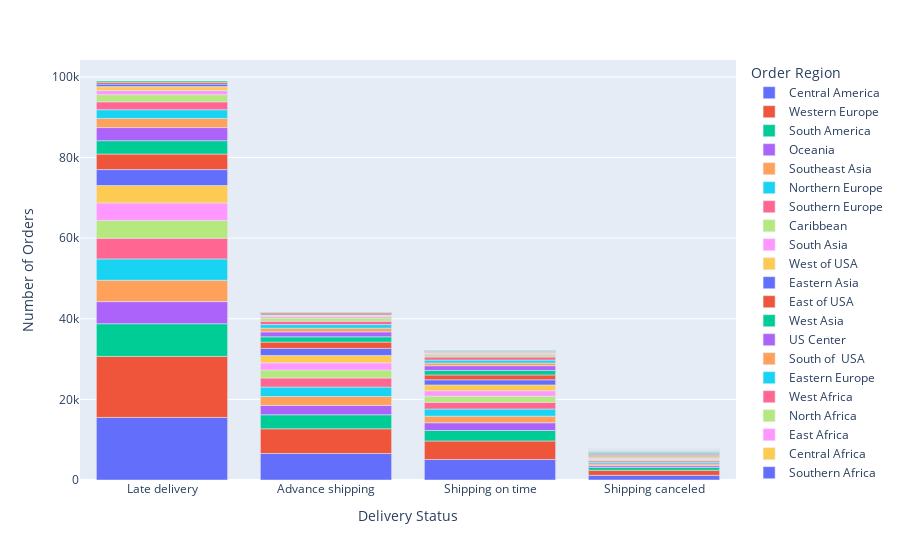

Write notebook code for a chart like this one.
### Code cell
data_delivery_status_region=df1.groupby(['Delivery Status', 'Order Region'])['Order Id'].count().reset_index(name='Number of Orders').sort_values(by= 'Number of Orders', ascending= False)
px.bar(data_delivery_status_region, x='Delivery Status', y='Number of Orders'  , color='Order Region',
      )

### Figure 1 — Plotly figure (JSON) as saved in the notebook; plotly's stock layout.template omitted (floating-point values rounded to 4 significant figures)
{"data": [{"alignmentgroup": "True", "hovertemplate": "Order Region=Central America<br>Delivery Status=%{x}<br>Number of Orders=%{y}<extra></extra>", "legendgroup": "Central America", "marker": {"color": "#636efa", "pattern": {"shape": ""}}, "name": "Central America", "offsetgroup": "Central America", "orientation": "v", "showlegend": true, "textposition": "auto", "type": "bar", "x": ["Late delivery", "Advance shipping", "Shipping on time", "Shipping canceled"], "xaxis": "x", "y": [15518, 6566, 5090, 1167], "yaxis": "y"}, {"alignmentgroup": "True", "hovertemplate": "Order Region=Western Europe<br>Delivery Status=%{x}<br>Number of Orders=%{y}<extra></extra>", "legendgroup": "Western Europe", "marker": {"color": "#EF553B", "pattern": {"shape": ""}}, "name": "Western Europe", "offsetgroup": "Western Europe", "orientation": "v", "showlegend": true, "textposition": "auto", "type": "bar", "x": ["Late delivery", "Advance shipping", "Shipping on time", "Shipping canceled"], "xaxis": "x", "y": [15140, 6138, 4589, 1242], "yaxis": "y"}, {"alignmentgroup": "True", "hovertemplate": "Order Region=South America<br>Delivery Status=%{x}<br>Number of Orders=%{y}<extra></extra>", "legendgroup": "South America", "marker": {"color": "#00cc96", "pattern": {"shape": ""}}, "name": "South America", "offsetgroup": "South America", "orientation": "v", "showlegend": true, "textposition": "auto", "type": "bar", "x": ["Late delivery", "Advance shipping", "Shipping on time", "Shipping canceled"], "xaxis": "x", "y": [8111, 3476, 2597, 751], "yaxis": "y"}, {"alignmentgroup": "True", "hovertemplate": "Order Region=Oceania<br>Delivery Status=%{x}<br>Number of Orders=%{y}<extra></extra>", "legendgroup": "Oceania", "marker": {"color": "#ab63fa", "pattern": {"shape": ""}}, "name": "Oceania", "offsetgroup": "Oceania", "orientation": "v", "showlegend": true, "textposition": "auto", "type": "bar", "x": ["Late delivery", "Advance shipping", "Shipping on time", "Shipping canceled"], "xaxis": "x", "y": [5482, 2324, 1927, 415], "yaxis": "y"}, {"alignmentgroup": "True", "hovertemplate": "Order Region=Southeast Asia<br>Delivery Status=%{x}<br>Number of Orders=%{y}<extra></extra>", "legendgroup": "Southeast Asia", "marker": {"color": "#FFA15A", "pattern": {"shape": ""}}, "name": "Southeast Asia", "offsetgroup": "Southeast Asia", "orientation": "v", "showlegend": true, "textposition": "auto", "type": "bar", "x": ["Late delivery", "Advance shipping", "Shipping on time", "Shipping canceled"], "xaxis": "x", "y": [5297, 2208, 1631, 403], "yaxis": "y"}, {"alignmentgroup": "True", "hovertemplate": "Order Region=Northern Europe<br>Delivery Status=%{x}<br>Number of Orders=%{y}<extra></extra>", "legendgroup": "Northern Europe", "marker": {"color": "#19d3f3", "pattern": {"shape": ""}}, "name": "Northern Europe", "offsetgroup": "Northern Europe", "orientation": "v", "showlegend": true, "textposition": "auto", "type": "bar", "x": ["Late delivery", "Advance shipping", "Shipping on time", "Shipping canceled"], "xaxis": "x", "y": [5292, 2341, 1775, 384], "yaxis": "y"}, {"alignmentgroup": "True", "hovertemplate": "Order Region=Southern Europe<br>Delivery Status=%{x}<br>Number of Orders=%{y}<extra></extra>", "legendgroup": "Southern Europe", "marker": {"color": "#FF6692", "pattern": {"shape": ""}}, "name": "Southern Europe", "offsetgroup": "Southern Europe", "orientation": "v", "showlegend": true, "textposition": "auto", "type": "bar", "x": ["Late delivery", "Advance shipping", "Shipping on time", "Shipping canceled"], "xaxis": "x", "y": [5129, 2246, 1655, 401], "yaxis": "y"}, {"alignmentgroup": "True", "hovertemplate": "Order Region=Caribbean<br>Delivery Status=%{x}<br>Number of Orders=%{y}<extra></extra>", "legendgroup": "Caribbean", "marker": {"color": "#B6E880", "pattern": {"shape": ""}}, "name": "Caribbean", "offsetgroup": "Caribbean", "orientation": "v", "showlegend": true, "textposition": "auto", "type": "bar", "x": ["Late delivery", "Advance shipping", "Shipping on time", "Shipping canceled"], "xaxis": "x", "y": [4415, 1997, 1539, 367], "yaxis": "y"}, {"alignmentgroup": "True", "hovertemplate": "Order Region=South Asia<br>Delivery Status=%{x}<br>Number of Orders=%{y}<extra></extra>", "legendgroup": "South Asia", "marker": {"color": "#FF97FF", "pattern": {"shape": ""}}, "name": "South Asia", "offsetgroup": "South Asia", "orientation": "v", "showlegend": true, "textposition": "auto", "type": "bar", "x": ["Late delivery", "Advance shipping", "Shipping on time", "Shipping canceled"], "xaxis": "x", "y": [4350, 1765, 1340, 276], "yaxis": "y"}, {"alignmentgroup": "True", "hovertemplate": "Order Region=West of USA <br>Delivery Status=%{x}<br>Number of Orders=%{y}<extra></extra>", "legendgroup": "West of USA ", "marker": {"color": "#FECB52", "pattern": {"shape": ""}}, "name": "West of USA ", "offsetgroup": "West of USA ", "orientation": "v", "showlegend": true, "textposition": "auto", "type": "bar", "x": ["Late delivery", "Advance shipping", "Shipping on time", "Shipping canceled"], "xaxis": "x", "y": [4313, 1835, 1447, 398], "yaxis": "y"}, {"alignmentgroup": "True", "hovertemplate": "Order Region=Eastern Asia<br>Delivery Status=%{x}<br>Number of Orders=%{y}<extra></extra>", "legendgroup": "Eastern Asia", "marker": {"color": "#636efa", "pattern": {"shape": ""}}, "name": "Eastern Asia", "offsetgroup": "Eastern Asia", "orientation": "v", "showlegend": true, "textposition": "auto", "type": "bar", "x": ["Late delivery", "Advance shipping", "Shipping on time", "Shipping canceled"], "xaxis": "x", "y": [3955, 1754, 1264, 307], "yaxis": "y"}, {"alignmentgroup": "True", "hovertemplate": "Order Region=East of USA<br>Delivery Status=%{x}<br>Number of Orders=%{y}<extra></extra>", "legendgroup": "East of USA", "marker": {"color": "#EF553B", "pattern": {"shape": ""}}, "name": "East of USA", "offsetgroup": "East of USA", "orientation": "v", "showlegend": true, "textposition": "auto", "type": "bar", "x": ["Late delivery", "Advance shipping", "Shipping on time", "Shipping canceled"], "xaxis": "x", "y": [3849, 1560, 1208, 298], "yaxis": "y"}, {"alignmentgroup": "True", "hovertemplate": "Order Region=West Asia<br>Delivery Status=%{x}<br>Number of Orders=%{y}<extra></extra>", "legendgroup": "West Asia", "marker": {"color": "#00cc96", "pattern": {"shape": ""}}, "name": "West Asia", "offsetgroup": "West Asia", "orientation": "v", "showlegend": true, "textposition": "auto", "type": "bar", "x": ["Late delivery", "Advance shipping", "Shipping on time", "Shipping canceled"], "xaxis": "x", "y": [3322, 1310, 1114, 263], "yaxis": "y"}, {"alignmentgroup": "True", "hovertemplate": "Order Region=US Center <br>Delivery Status=%{x}<br>Number of Orders=%{y}<extra></extra>", "legendgroup": "US Center ", "marker": {"color": "#ab63fa", "pattern": {"shape": ""}}, "name": "US Center ", "offsetgroup": "US Center ", "orientation": "v", "showlegend": true, "textposition": "auto", "type": "bar", "x": ["Late delivery", "Advance shipping", "Shipping on time", "Shipping canceled"], "xaxis": "x", "y": [3252, 1227, 1174, 234], "yaxis": "y"}, {"alignmentgroup": "True", "hovertemplate": "Order Region=South of  USA <br>Delivery Status=%{x}<br>Number of Orders=%{y}<extra></extra>", "legendgroup": "South of  USA ", "marker": {"color": "#FFA15A", "pattern": {"shape": ""}}, "name": "South of  USA ", "offsetgroup": "South of  USA ", "orientation": "v", "showlegend": true, "textposition": "auto", "type": "bar", "x": ["Late delivery", "Advance shipping", "Shipping on time", "Shipping canceled"], "xaxis": "x", "y": [2256, 927, 672, 190], "yaxis": "y"}, {"alignmentgroup": "True", "hovertemplate": "Order Region=Eastern Europe<br>Delivery Status=%{x}<br>Number of Orders=%{y}<extra></extra>", "legendgroup": "Eastern Europe", "marker": {"color": "#19d3f3", "pattern": {"shape": ""}}, "name": "Eastern Europe", "offsetgroup": "Eastern Europe", "orientation": "v", "showlegend": true, "textposition": "auto", "type": "bar", "x": ["Late delivery", "Advance shipping", "Shipping on time", "Shipping canceled"], "xaxis": "x", "y": [2182, 879, 724, 135], "yaxis": "y"}, {"alignmentgroup": "True", "hovertemplate": "Order Region=West Africa<br>Delivery Status=%{x}<br>Number of Orders=%{y}<extra></extra>", "legendgroup": "West Africa", "marker": {"color": "#FF6692", "pattern": {"shape": ""}}, "name": "West Africa", "offsetgroup": "West Africa", "orientation": "v", "showlegend": true, "textposition": "auto", "type": "bar", "x": ["Late delivery", "Advance shipping", "Shipping on time", "Shipping canceled"], "xaxis": "x", "y": [1953, 849, 769, 125], "yaxis": "y"}, {"alignmentgroup": "True", "hovertemplate": "Order Region=North Africa<br>Delivery Status=%{x}<br>Number of Orders=%{y}<extra></extra>", "legendgroup": "North Africa", "marker": {"color": "#B6E880", "pattern": {"shape": ""}}, "name": "North Africa", "offsetgroup": "North Africa", "orientation": "v", "showlegend": true, "textposition": "auto", "type": "bar", "x": ["Late delivery", "Advance shipping", "Shipping on time", "Shipping canceled"], "xaxis": "x", "y": [1762, 760, 564, 146], "yaxis": "y"}, {"alignmentgroup": "True", "hovertemplate": "Order Region=East Africa<br>Delivery Status=%{x}<br>Number of Orders=%{y}<extra></extra>", "legendgroup": "East Africa", "marker": {"color": "#FF97FF", "pattern": {"shape": ""}}, "name": "East Africa", "offsetgroup": "East Africa", "orientation": "v", "showlegend": true, "textposition": "auto", "type": "bar", "x": ["Late delivery", "Advance shipping", "Shipping on time", "Shipping canceled"], "xaxis": "x", "y": [1036, 399, 346, 71], "yaxis": "y"}, {"alignmentgroup": "True", "hovertemplate": "Order Region=Central Africa<br>Delivery Status=%{x}<br>Number of Orders=%{y}<extra></extra>", "legendgroup": "Central Africa", "marker": {"color": "#FECB52", "pattern": {"shape": ""}}, "name": "Central Africa", "offsetgroup": "Central Africa", "orientation": "v", "showlegend": true, "textposition": "auto", "type": "bar", "x": ["Late delivery", "Advance shipping", "Shipping on time", "Shipping canceled"], "xaxis": "x", "y": [972, 354, 290, 61], "yaxis": "y"}, {"alignmentgroup": "True", "hovertemplate": "Order Region=Southern Africa<br>Delivery Status=%{x}<br>Number of Orders=%{y}<extra></extra>", "legendgroup": "Southern Africa", "marker": {"color": "#636efa", "pattern": {"shape": ""}}, "name": "Southern Africa", "offsetgroup": "Southern Africa", "orientation": "v", "showlegend": true, "textposition": "auto", "type": "bar", "x": ["Late delivery", "Advance shipping", "Shipping on time", "Shipping canceled"], "xaxis": "x", "y": [617, 283, 200, 57], "yaxis": "y"}, {"alignmentgroup": "True", "hovertemplate": "Order Region=Canada<br>Delivery Status=%{x}<br>Number of Orders=%{y}<extra></extra>", "legendgroup": "Canada", "marker": {"color": "#EF553B", "pattern": {"shape": ""}}, "name": "Canada", "offsetgroup": "Canada", "orientation": "v", "showlegend": true, "textposition": "auto", "type": "bar", "x": ["Late delivery", "Advance shipping", "Shipping on time", "Shipping canceled"], "xaxis": "x", "y": [468, 282, 157, 52], "yaxis": "y"}, {"alignmentgroup": "True", "hovertemplate": "Order Region=Central Asia<br>Delivery Status=%{x}<br>Number of Orders=%{y}<extra></extra>", "legendgroup": "Central Asia", "marker": {"color": "#00cc96", "pattern": {"shape": ""}}, "name": "Central Asia", "offsetgroup": "Central Asia", "orientation": "v", "showlegend": true, "textposition": "auto", "type": "bar", "x": ["Late delivery", "Shipping on time", "Advance shipping", "Shipping canceled"], "xaxis": "x", "y": [306, 124, 112, 11], "yaxis": "y"}], "layout": {"barmode": "relative", "legend": {"title": {"text": "Order Region"}, "tracegroupgap": 0}, "margin": {"t": 60}, "xaxis": {"anchor": "y", "domain": [0, 1], "title": {"text": "Delivery Status"}}, "yaxis": {"anchor": "x", "domain": [0, 1], "title": {"text": "Number of Orders"}}}}
